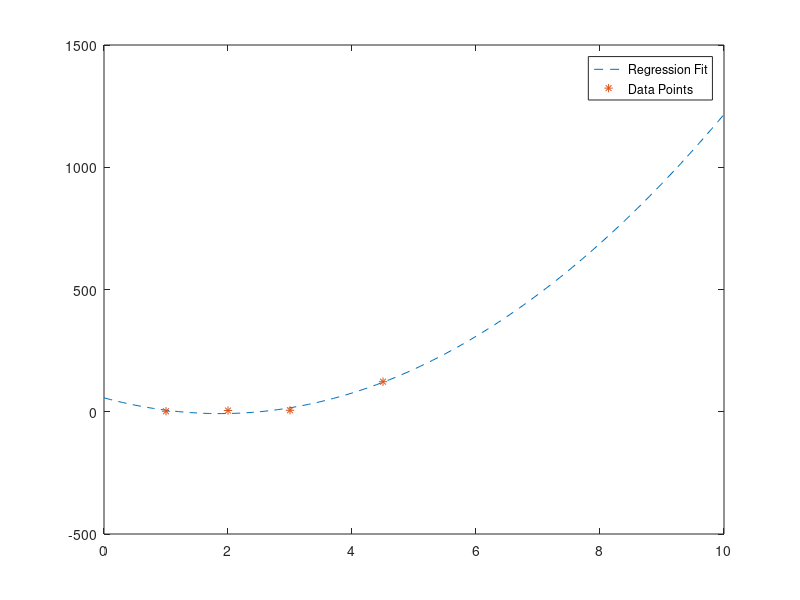

MATLAB code for this plot: (Note: this script raises an error after producing the figure.)
clear all
clc
format short
%% Question #1
fprintf('\nStephan Nash \nMonday 10AM \nSping \n2017\n')


%% Question #2
log10(120)


%% Question #3

s1 = 13
s2 = 17
s3 = 14

s = (s1 + s2 + s3)/2

A = sqrt(s*(s - s1)*(s-s2)*(s-s3))


%% Question #4

m1 = [2 3 4;5.2 6 7;8 9 1]
m2 = [4 6;78 5;1 1]

answer = m1*m2


%% Question #5

% You did this wrong, you know how, just redo it.

x = [5 11]
y = [6 15]

xx = [0:0.1:20]
k = polyfit(x,y,1)
plotK = polyval(k,xx)

plot(xx,plotK,x,y,'*')


%% Question #6

x = [1 2 3 4.5];
y = [2 5 6 123];

xx = [0:0.1:10];

k = polyfit(x,y,2);
plotK = polyval(k,xx);

plot(xx,plotK,'--',x,y,'*')
legend('Regression Fit','Data Points')


%% Question #7

syms x
syms y

f = x^2.*exp(2*x)

answer = int(f,x,0.2,y)

realAnswer = solve(answer - 19,y)


